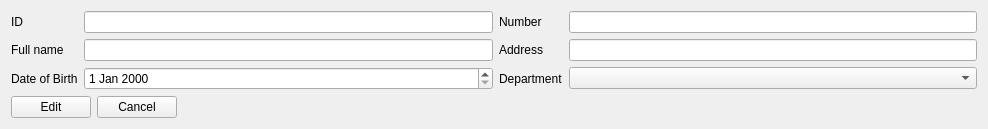
      <widget class="QWidget" name="page_editProfessor">
       <layout class="QGridLayout" name="gridLayout_7">
        <item row="1" column="0">
         <widget class="QPushButton" name="editProfessor">
          <property name="text">
           <string>Edit</string>
          </property>
         </widget>
        </item>
        <item row="0" column="0" colspan="4">
         <layout class="QGridLayout" name="gridLayout_editProfessor">
          <item row="1" column="3">
           <widget class="QLabel" name="lbl_editAddressProfessor">
            <property name="text">
             <string>Address</string>
            </property>
           </widget>
          </item>
          <item row="1" column="0">
           <widget class="QLabel" name="lbl_editNameProfessor">
            <property name="text">
             <string>Full name</string>
            </property>
           </widget>
          </item>
          <item row="2" column="0">
           <widget class="QLabel" name="lbl_editBirthdayProfessor">
            <property name="text">
             <string>Date of Birth</string>
            </property>
           </widget>
          </item>
          <item row="2" column="2">
           <widget class="QDateEdit" name="de_editBirthdayProfessor"/>
          </item>
          <item row="2" column="3">
           <widget class="QLabel" name="lbl_editDepartmentProfessor">
            <property name="text">
             <string>Department</string>
            </property>
           </widget>
          </item>
          <item row="0" column="2">
           <widget class="QLineEdit" name="le_editIDProfessor">
            <property name="whatsThis">
             <string>&lt;html&gt;&lt;head/&gt;&lt;body&gt;&lt;p&gt;Ввод только цифр&lt;/p&gt;&lt;/body&gt;&lt;/html&gt;</string>
            </property>
           </widget>
          </item>
          <item row="0" column="3">
           <widget class="QLabel" name="lbl_editTelephoneProfessor">
            <property name="text">
             <string>Number</string>
            </property>
           </widget>
          </item>
          <item row="0" column="0">
           <widget class="QLabel" name="lbl_editIDProfessor">
            <property name="text">
             <string>ID</string>
            </property>
           </widget>
          </item>
          <item row="1" column="2">
           <widget class="QLineEdit" name="le_editNameProfessor">
            <property name="whatsThis">
             <string>&lt;html&gt;&lt;head/&gt;&lt;body&gt;&lt;p&gt;&lt;span style=&quot; color:#000000;&quot;&gt;Ввод только букв латиницы или кириллицы, пробелов и точек&lt;/span&gt;&lt;/p&gt;&lt;/body&gt;&lt;/html&gt;</string>
            </property>
           </widget>
          </item>
          <item row="0" column="4">
           <widget class="QLineEdit" name="le_editTelephoneProfessor">
            <property name="whatsThis">
             <string>&lt;html&gt;&lt;head/&gt;&lt;body&gt;&lt;p&gt;Ввод только цифр&lt;/p&gt;&lt;/body&gt;&lt;/html&gt;</string>
            </property>
           </widget>
          </item>
          <item row="1" column="4">
           <widget class="QLineEdit" name="le_editAddressProfessor">
            <property name="whatsThis">
             <string>&lt;html&gt;&lt;head/&gt;&lt;body&gt;&lt;p&gt;Ввод любой строки&lt;/p&gt;&lt;/body&gt;&lt;/html&gt;</string>
            </property>
           </widget>
          </item>
          <item row="2" column="4">
           <widget class="QComboBox" name="box_editDepartmentProfessor"/>
          </item>
         </layout>
        </item>
        <item row="1" column="2">
         <spacer name="horizontalSpacer_11">
          <property name="orientation">
           <enum>Qt::Horizontal</enum>
          </property>
          <property name="sizeHint" stdset="0">
           <size>
            <width>788</width>
            <height>20</height>
           </size>
          </property>
         </spacer>
        </item>
        <item row="1" column="1">
         <widget class="QPushButton" name="cancelEditProfessor">
          <property name="text">
           <string>Cancel</string>
          </property>
         </widget>
        </item>
       </layout>
      </widget>
